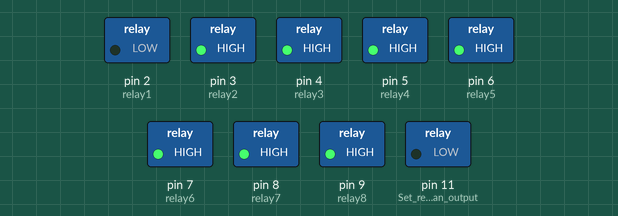
The sketch below on a simulated Arduino Uno, built with avr-gcc and run on an emulated ATmega328P. Shown: switched loads named in the sketch (green lamp = pin HIGH).

Above: at 1.0 s.
At 2.5 s:
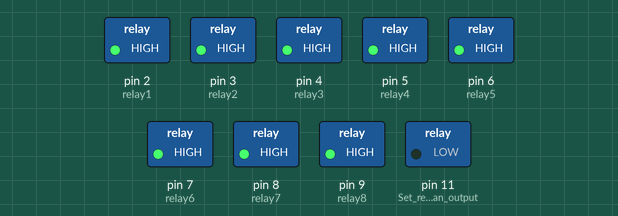
At 4.0 s:
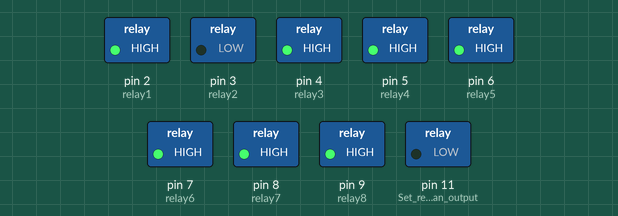
Timing chart, 0 to 7.8 s (numbered marks = the images above):
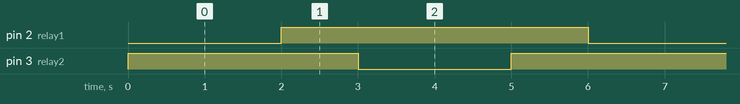

The sketch:

load.ino
```cpp
#define relay1 2 //Connect relay1 to pin 9
#define relay2 3 //Connect relay2 to pin 8
#define relay3 4 //Connect relay3 to pin 7
#define relay4 5 //Connect relay4 to pin 6
#define relay5 6 //Connect relay5 to pin 5
#define relay6 7 //Connect relay6 to pin 4
#define relay7 8 //Connect relay7 to pin 3
#define relay8 9 //Connect relay8 to pin 2

void setup() {
  Serial.begin(9600); //Set rate for communicating with phone
  pinMode(relay1, OUTPUT); //Set relay1 as an output
  pinMode(relay2, OUTPUT); //Set relay2 as an output
  pinMode(relay3, OUTPUT); //Set relay1 as an output
  pinMode(relay4, OUTPUT); //Set relay2 as an output
  pinMode(relay5, OUTPUT); //Set relay1 as an output
  pinMode(relay6, OUTPUT); //Set relay2 as an output
  pinMode(relay7, OUTPUT); //Set relay1 as an output
  pinMode(relay8, OUTPUT); //Set relay2 as an output
  pinMode(11, OUTPUT); //Set relay2 as an output

  digitalWrite(relay1, HIGH); //Switch relay1 off
  digitalWrite(relay2, HIGH); //Swtich relay2 off
  digitalWrite(relay3, HIGH); //Switch relay1 off
  digitalWrite(relay4, HIGH); //Swtich relay2 off
  digitalWrite(relay5, HIGH); //Switch relay1 off
  digitalWrite(relay6, HIGH); //Swtich relay2 off
  digitalWrite(relay7, HIGH); //Switch relay1 off
  digitalWrite(relay8, HIGH); //Swtich relay2 off


}

void loop() {

  // put your main code here, to run repeatedly:
  digitalWrite(relay1, LOW);
  delay(2000);
  digitalWrite(relay1, HIGH);
  delay(1000);
  digitalWrite(relay2, LOW);
  delay(2000);
  digitalWrite(relay2, HIGH);
  delay(1000);


}
```

Measured:
- by itself, pin 2 (relay1), pin 3 (relay2): alternates HIGH for 4.0 s and LOW for 2.0 s
- by itself, everything shown: repeats every 6.0 s, in 4 steps
